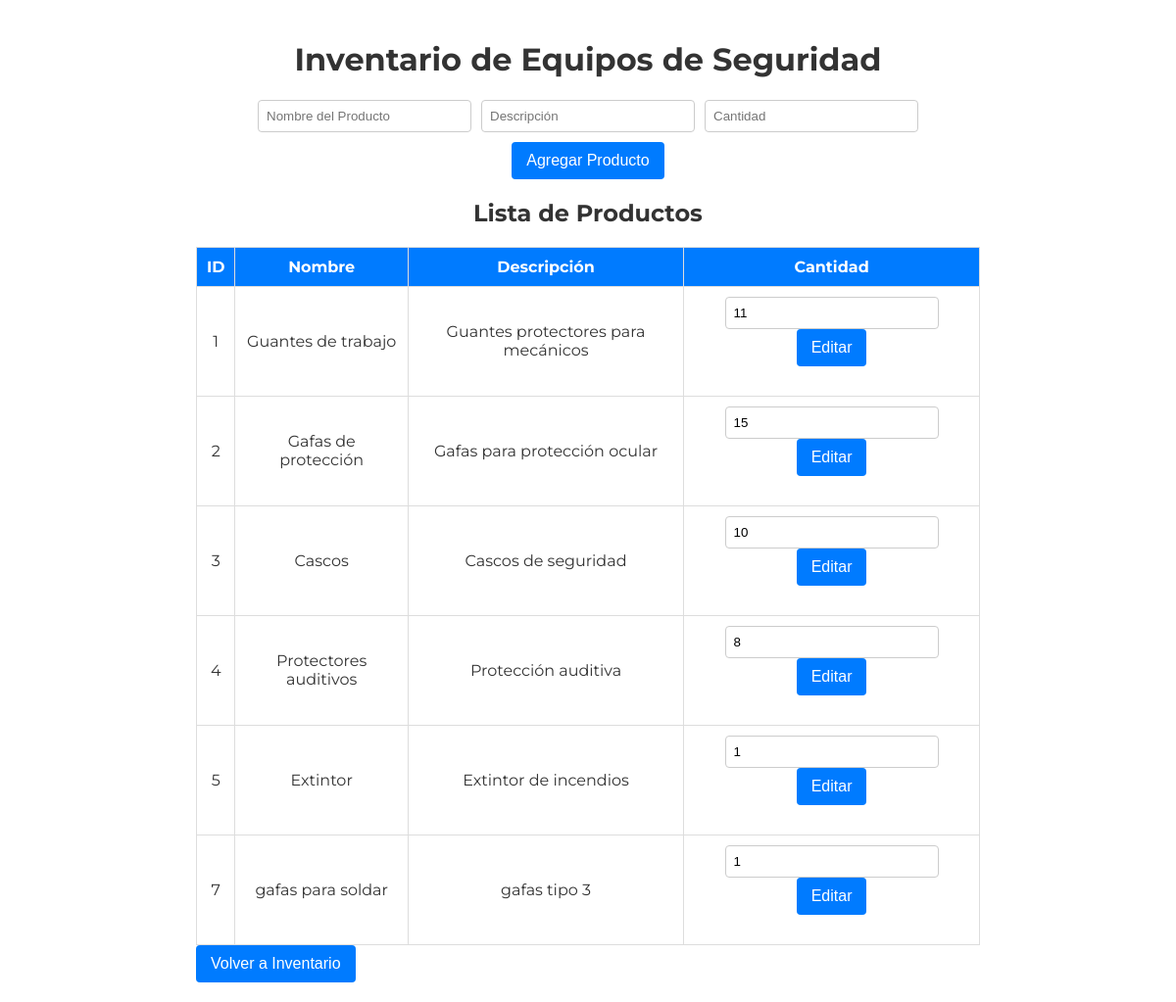
The app's page /equipos_seguridad.php with its own data.
### tables this page shows
CREATE TABLE `equipo_seguridad` (
  `id_equipo` int(11) NOT NULL,
  `nombre` varchar(100) NOT NULL,
  `descripcion` varchar(255) DEFAULT NULL,
  `cantidad` int(11) NOT NULL
);

### equipos_seguridad.php (the view, shortened to what this page needs)
<?php
$servername = "localhost";
$username = "root";
$password = "";
$dbname = "taller_motos";
$conn = new mysqli($servername, $username, $password, $dbname);
$sql = "SELECT * FROM equipo_seguridad";
$result = $conn->query($sql);
?>
<!DOCTYPE html>
<html lang="en">
<head>
    <link rel="stylesheet" href="bases.css">
</head>
<body>
    <div class="container">
        <h1>Inventario de Equipos de Seguridad</h1>
        <form method="POST" action="">
            <div class="input-group">
                <input type="text" name="nombre" placeholder="Nombre del Producto" required>
                <input type="text" name="descripcion" placeholder="Descripción" required>
                <input type="number" name="cantidad" placeholder="Cantidad" required>
            </div>
            <button type="submit">Agregar Producto</button>
        </form>
        <h2>Lista de Productos</h2>
        <table>
            <thead>
                <tr>
                    <th>ID</th>
                    <th>Nombre</th>
                    <th>Descripción</th>
                    <th>Cantidad</th>
                </tr>
            </thead>
            <tbody>
            <?php
                if ($result->num_rows > 0) {
                    while ($row = $result->fetch_assoc()) {
                        $cantidad = $row["cantidad"];
                        $cantidad_class = $cantidad == 0 ? "low-stock" : "";
                        echo "<tr class='$cantidad_class'>";
                        echo "<td>" . $row["id_equipo"] . "</td>";
                        echo "<td>" . $row["nombre"] . "</td>";
                        echo "<td>" . $row["descripcion"] . "</td>";
                        echo "<td>
                                <form method='POST' action='' style='display:inline-block;'>
                                    <input type='hidden' name='id_equipo' value='" . $row["id_equipo"] . "'>
                                    <input type='hidden' name='action' value='edit'>
                                    <input type='number' name='cantidad' value='" . $row["cantidad"] . "' required>
                                    <button type='submit'>Editar</button>
                                </form>
                              </td>";
                        echo "</tr>";
                    }
                } else {
                    echo "<tr><td colspan='4'>No se encontraron productos.</td></tr>";
                }
            ?>
            </tbody>
        </table>
        <button onclick="location.href='inventario.php'">Volver a Inventario</button>
    </div>
</body>
</html>

### bases.css (style rules this page uses)
body { font-family: 'Montserrat', sans-serif; background: url(https://media.istockphoto.com/id/495378164/es/foto/garaje-taller-3-d-imagen.jpg?s=2048x2048&w=is&k=20&c=iZo_H-F4dL8qUzP1YC1gHGkkeIEOd4KEvny_IsHSv1A=); color: #333; margin: 0; padding: 0; }
.container { max-width: 800px; margin: 0 auto; padding: 20px; background-color: #fff; border-radius: 1%; }
h1, h2 { text-align: center; color: #333; }
form { margin-bottom: 20px; text-align: center; }
.input-group { display: flex; gap: 10px; justify-content: center; margin-bottom: 10px; }
input[type="text"], input[type="number"] { padding: 8px; width: 200px; border: 1px solid #ccc; border-radius: 4px; }
button { padding: 10px 15px; font-size: 16px; color: #fff; background-color: #007bff; border: none; border-radius: 4px; cursor: pointer; }
table { width: 100%; border-collapse: collapse; margin-top: 20px; }
table, th, td { border: 1px solid #ddd; }
th, td { padding: 10px; text-align: center; }
th { background-color: #007bff; color: #fff; }
td form { display: inline; }

### records on screen
equipo_seguridad: id_equipo "1", nombre "Guantes de trabajo", descripcion "Guantes protectores para mecánicos", cantidad "11"
equipo_seguridad: id_equipo "2", nombre "Gafas de protección", descripcion "Gafas para protección ocular", cantidad "15"
equipo_seguridad: id_equipo "3", nombre "Cascos", descripcion "Cascos de seguridad", cantidad "10"
equipo_seguridad: id_equipo "4", nombre "Protectores auditivos", descripcion "Protección auditiva", cantidad "8"
equipo_seguridad: id_equipo "5", nombre "Extintor", descripcion "Extintor de incendios", cantidad "1"
equipo_seguridad: id_equipo "7", nombre "gafas para soldar", descripcion "gafas tipo 3", cantidad "1"
